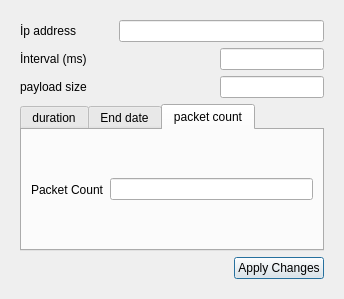
<?xml version="1.0" encoding="UTF-8"?>
<ui version="4.0">
 <class>Dialog_changeParameter</class>
 <widget class="QDialog" name="Dialog_changeParameter">
  <property name="geometry">
   <rect>
    <x>0</x>
    <y>0</y>
    <width>344</width>
    <height>299</height>
   </rect>
  </property>
  <property name="windowTitle">
   <string>Dialog</string>
  </property>
  <layout class="QVBoxLayout" name="verticalLayout">
   <item>
    <widget class="QWidget" name="widget" native="true">
     <layout class="QVBoxLayout" name="verticalLayout_3">
      <item>
       <layout class="QVBoxLayout" name="verticalLayout_2">
        <item>
         <layout class="QHBoxLayout" name="horizontalLayout_2">
          <item>
           <widget class="QLabel" name="label_ip">
            <property name="text">
             <string>İp address</string>
            </property>
           </widget>
          </item>
          <item>
           <spacer name="horizontalSpacer_2">
            <property name="orientation">
             <enum>Qt::Horizontal</enum>
            </property>
            <property name="sizeType">
             <enum>QSizePolicy::Preferred</enum>
            </property>
            <property name="sizeHint" stdset="0">
             <size>
              <width>37</width>
              <height>20</height>
             </size>
            </property>
           </spacer>
          </item>
          <item>
           <widget class="QLineEdit" name="lineEdit_ip">
            <property name="sizePolicy">
             <sizepolicy hsizetype="Expanding" vsizetype="Fixed">
              <horstretch>0</horstretch>
              <verstretch>0</verstretch>
             </sizepolicy>
            </property>
            <property name="text">
             <string/>
            </property>
            <property name="readOnly">
             <bool>true</bool>
            </property>
           </widget>
          </item>
         </layout>
        </item>
        <item>
         <layout class="QHBoxLayout" name="horizontalLayout">
          <item>
           <widget class="QLabel" name="label_interval">
            <property name="text">
             <string>İnterval (ms)</string>
            </property>
           </widget>
          </item>
          <item>
           <spacer name="horizontalSpacer">
            <property name="orientation">
             <enum>Qt::Horizontal</enum>
            </property>
            <property name="sizeHint" stdset="0">
             <size>
              <width>40</width>
              <height>20</height>
             </size>
            </property>
           </spacer>
          </item>
          <item>
           <widget class="QLineEdit" name="lineEdit_interval">
            <property name="sizePolicy">
             <sizepolicy hsizetype="Preferred" vsizetype="Fixed">
              <horstretch>0</horstretch>
              <verstretch>0</verstretch>
             </sizepolicy>
            </property>
            <property name="maximumSize">
             <size>
              <width>104</width>
              <height>16777215</height>
             </size>
            </property>
            <property name="maxLength">
             <number>9997</number>
            </property>
           </widget>
          </item>
         </layout>
        </item>
        <item>
         <layout class="QHBoxLayout" name="horizontalLayout_3">
          <item>
           <widget class="QLabel" name="label_payloadSize">
            <property name="text">
             <string>payload size</string>
            </property>
           </widget>
          </item>
          <item>
           <spacer name="horizontalSpacer_3">
            <property name="orientation">
             <enum>Qt::Horizontal</enum>
            </property>
            <property name="sizeHint" stdset="0">
             <size>
              <width>40</width>
              <height>20</height>
             </size>
            </property>
           </spacer>
          </item>
          <item>
           <widget class="QLineEdit" name="lineEdit_payloadsize">
            <property name="sizePolicy">
             <sizepolicy hsizetype="Preferred" vsizetype="Fixed">
              <horstretch>0</horstretch>
              <verstretch>0</verstretch>
             </sizepolicy>
            </property>
            <property name="maximumSize">
             <size>
              <width>104</width>
              <height>16777215</height>
             </size>
            </property>
            <property name="maxLength">
             <number>9997</number>
            </property>
           </widget>
          </item>
         </layout>
        </item>
       </layout>
      </item>
      <item>
       <widget class="QTabWidget" name="tabWidget">
        <property name="enabled">
         <bool>true</bool>
        </property>
        <property name="currentIndex">
         <number>2</number>
        </property>
        <property name="documentMode">
         <bool>false</bool>
        </property>
        <property name="tabsClosable">
         <bool>false</bool>
        </property>
        <property name="movable">
         <bool>false</bool>
        </property>
        <property name="tabBarAutoHide">
         <bool>false</bool>
        </property>
        <widget class="QWidget" name="tab_duration">
         <attribute name="title">
          <string>duration</string>
         </attribute>
         <layout class="QHBoxLayout" name="horizontalLayout_6">
          <item>
           <widget class="QLabel" name="label_4">
            <property name="text">
             <string>duration (second)</string>
            </property>
           </widget>
          </item>
          <item>
           <widget class="QLineEdit" name="lineEdit_duration"/>
          </item>
         </layout>
        </widget>
        <widget class="QWidget" name="tab_endDAte">
         <attribute name="title">
          <string>End date</string>
         </attribute>
         <widget class="QWidget" name="">
          <property name="geometry">
           <rect>
            <x>60</x>
            <y>30</y>
            <width>191</width>
            <height>28</height>
           </rect>
          </property>
          <layout class="QHBoxLayout" name="horizontalLayout_7">
           <item>
            <widget class="QLabel" name="label_5">
             <property name="text">
              <string>Date </string>
             </property>
            </widget>
           </item>
           <item>
            <widget class="QDateTimeEdit" name="dateTimeEdit"/>
           </item>
          </layout>
         </widget>
        </widget>
        <widget class="QWidget" name="tab_count">
         <attribute name="title">
          <string>packet count</string>
         </attribute>
         <layout class="QHBoxLayout" name="horizontalLayout_8">
          <item>
           <widget class="QLabel" name="label_6">
            <property name="text">
             <string>Packet Count</string>
            </property>
           </widget>
          </item>
          <item>
           <widget class="QLineEdit" name="lineEdit_packetcount"/>
          </item>
         </layout>
        </widget>
       </widget>
      </item>
      <item>
       <layout class="QHBoxLayout" name="horizontalLayout_5">
        <item>
         <spacer name="horizontalSpacer_4">
          <property name="orientation">
           <enum>Qt::Horizontal</enum>
          </property>
          <property name="sizeHint" stdset="0">
           <size>
            <width>40</width>
            <height>20</height>
           </size>
          </property>
         </spacer>
        </item>
        <item>
         <widget class="QPushButton" name="pushButton_settChages">
          <property name="text">
           <string>Apply Changes</string>
          </property>
         </widget>
        </item>
       </layout>
      </item>
     </layout>
    </widget>
   </item>
  </layout>
 </widget>
 <resources/>
 <connections/>
</ui>
